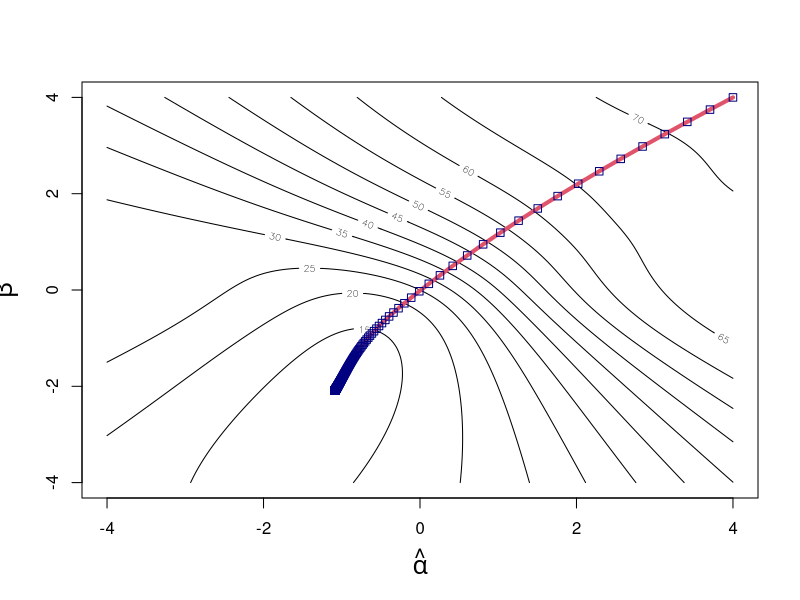

The R script that drew this image:
## R_Demo_AML_neuralnet_gradiant_decent_glm.R
##########################################################################
## INSTRUCTOR: Christopher Fariss
## COURSE NAME: Programming and Simulation Methods for Computational Social Science (1T, 2W)
## University of Essex Summer School 2025
##
## Date: 2025-07-16
##
## Please e-mail me if you find any errors or have and suggestions
## e-mail: cjf0006@gmail.com
## e-mail: cjfariss@umich.edu
##
##########################################################################
##
## Introduction to tutorial:
##
## Overview of Gradient Decent for generalized linear model example.
##
## Gradient decent is an iterative process used to find the best parameter value(s) in any model and especially a neural network.
##
##########################################################################

## set learning rate this varies on the unit interval (0 to 1]
library(MASS)
library(boot)
library(gtools)

lr <- .5
n <- 100
x <- rnorm(n)

alpha <- -1
beta <- -2

y <- rbinom(1:n, 1, prob=inv.logit(alpha + beta*x))
#y <- rbinom(1:n, 1, prob=inv.logit(alpha + beta*x + rnorm(n)))

## Start with a random guess
X_mat <- cbind(1,x)

alpha_hat <- 4
beta_hat <- 4
iterations <- 1000

loss <- variance <- NA

y_hat <- matrix(NA, nrow=n, ncol=iterations)
y_error <- matrix(NA, nrow=n, ncol=iterations)
delta <- matrix(NA, nrow=2, ncol=iterations)

## sequential iterations to evaluate loss function
for (j in 1:iterations){
    
    ## calculate the predicted y_hat based on the observed x variable and the best guess of alpha and beta
    y_hat[,j] <- inv.logit(alpha_hat[j] + beta_hat[j] * x)

    ## this works too but not as well as above
    #y_hat[,j] <- rbinom(1:n,1,prob=inv.logit(alpha_hat[j] + beta_hat[j] * x))
    
    ## difference between the predicted y (y_hat) and y is the error for y
    y_error[,j] <- y_hat[,j] - y
    
    ## the estimated error is used to calculate the unexplained variance between y and y_hat, which is the sum of squared errors
    loss[j] <- sum(y_error[,j]^2)
    
    ## calculate the gradient at that point (this works because the errors are independent to the column vectors in X
    ##delta[1:2,j] <- (t(X_mat) %*% y_error[,j]) * (1/n)
    delta[1,j] <- sum(X_mat[,1] * y_error[,j])/n
    delta[2,j] <- sum(X_mat[,2] * y_error[,j])/n
    
    ## shift estimates along the gradient (+ function if y-y_hat; - function if y_hat-y)
    alpha_hat[j+1] <- alpha_hat[j] - (lr*delta[1,j])
    beta_hat[j+1] <- beta_hat[j] - (lr*delta[2,j])
}

## estimate glm model
fit <- glm(y~x, family=binomial("logit"))
summary(fit)

## print the last value of the sequence of parameter estimates
alpha_hat[length(alpha_hat)]
beta_hat[length(beta_hat)]


## graph the values as a function of the loss statistic
ALPHA_seq <- seq(from=-4,4,.05)
BETA_seq <- seq(from=-4,4,.05)

LOSS <- matrix(NA, nrow=length(ALPHA_seq), ncol=length(BETA_seq))

## grid search for graphing
for(i in 1:length(ALPHA_seq)){
    for(j in 1:length(ALPHA_seq)){
        Y_hat <- inv.logit(ALPHA_seq[i] + BETA_seq[j] * X_mat[,2])
        LOSS[i,j] <- sum((y-Y_hat)^2)
        
    }
}

## plot the log loss
contour(ALPHA_seq, BETA_seq,(LOSS), xlab=expression(hat(alpha)), ylab=expression(hat(beta)), cex.lab=1.5)
lines(alpha_hat, beta_hat, col=2, lwd=4)
points(alpha_hat, beta_hat, col="navy", pch=.5)
